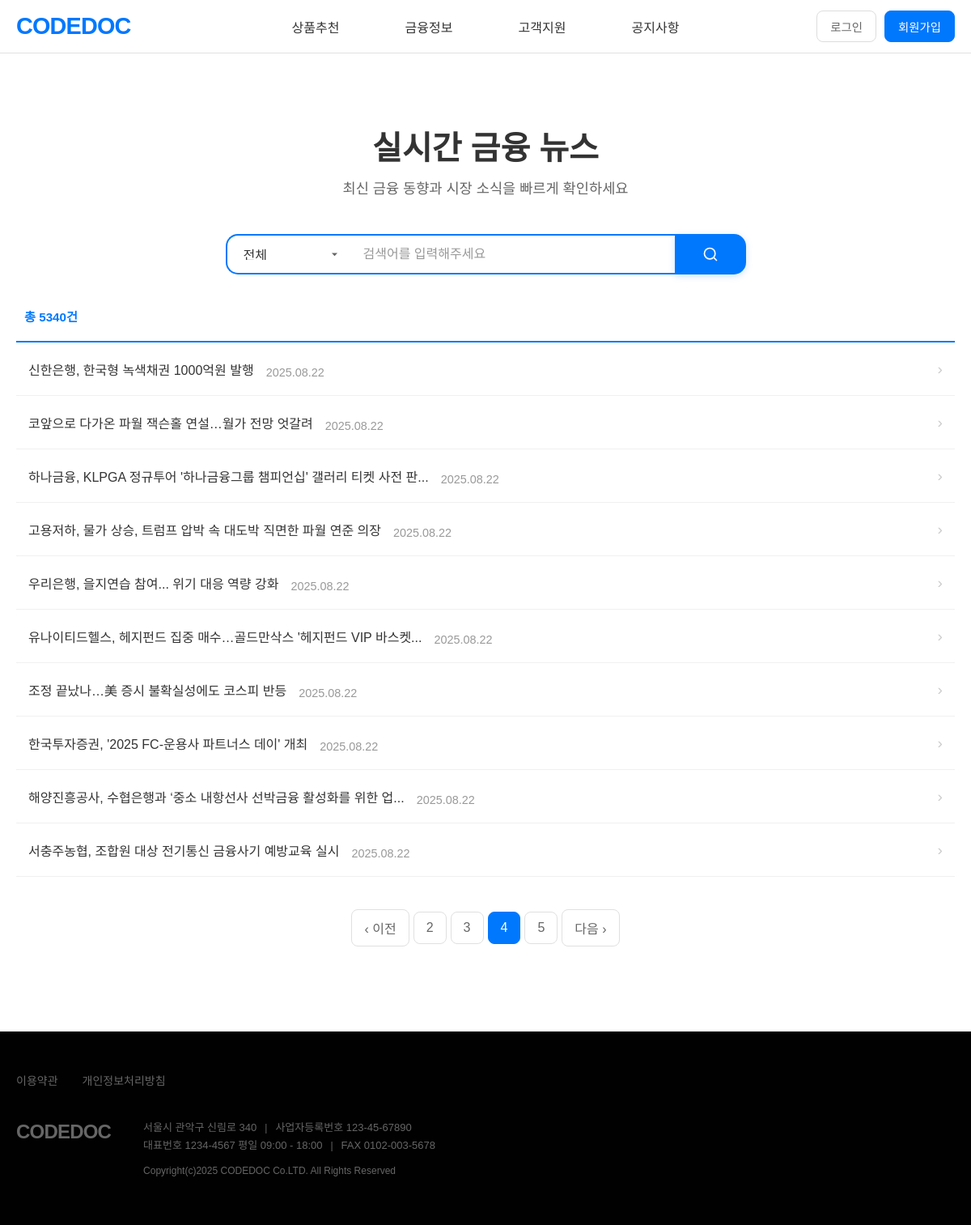
The app's page /news/?page=4 with its own data.
### news/models.py (models this page shows, shortened)
class News(models.Model):
    CATEGORY_CHOICES = [
        ('주식/증권', '주식/증권'),
        ('채권', '채권'),
        ('금리', '금리'),
        ('환율/외환', '환율/외환'),
        ('부동산', '부동산'),
        ('은행/대출', '은행/대출'),
        ('보험/연금', '보험/연금'),
        ('투자/자산관리', '투자/자산관리'),
        ('경제지표', '경제지표'),
        ('정책/규제', '정책/규제'),
        ('기타금융', '기타금융'),
    ]
    title = models.CharField(max_length=500)
    description = models.TextField()
    link = models.URLField(max_length=1000)
    category = models.CharField(max_length=50, choices=CATEGORY_CHOICES, default='기타금융')
    source = models.CharField(max_length=100, default='네이버 뉴스')
    pub_date = models.CharField(max_length=20)  # 원본 날짜 형식 저장
    collected_time = models.DateTimeField(default=timezone.now)
    class Meta:
        ordering = ['-collected_time']
        unique_together = ['title', 'link']  # 중복 방지

### news/views.py (the view)
# urls.py: path('', views.news_list, name='news_list'),
def news_list(request):
    category = request.GET.get('category', '')
    search_term = request.GET.get('search', '')
    page_number = int(request.GET.get('page', 1))
    news_queryset = News.objects.all().order_by('-pub_date')
    if category and category != 'all':
        news_queryset = news_queryset.filter(category=category)
    if search_term:
        news_queryset = news_queryset.filter(
            Q(title__icontains=search_term) |
            Q(description__icontains=search_term)
        )
    total_count = news_queryset.count()
    total_pages = (total_count + 9) // 10  # 올림 계산
    start_index = (page_number - 1) * 10
    end_index = start_index + 10
    current_news = list(news_queryset[start_index:end_index])
    has_previous = page_number > 1
    has_next = page_number < total_pages
    previous_page = page_number - 1 if has_previous else None
    next_page = page_number + 1 if has_next else None
    start_page = max(1, page_number - 2)
    end_page = min(total_pages, start_page + 4)
    if end_page - start_page < 4:
        start_page = max(1, end_page - 4)
    page_range = range(start_page, end_page + 1)
    categories = News.CATEGORY_CHOICES
    class CustomPageObj:
        def __init__(self, object_list, number):
            self.object_list = object_list
            self.number = number
        def __iter__(self):
            return iter(self.object_list)
        def has_previous(self):
            return has_previous
        def has_next(self):
            return has_next
        def previous_page_number(self):
            return previous_page
        def next_page_number(self):
            return next_page
        def has_other_pages(self):
            return total_pages > 1
    class CustomPaginator:
        def __init__(self):
            self.num_pages = total_pages
            self.page_range = page_range
    page_obj = CustomPageObj(current_news, page_number)
    page_obj.paginator = CustomPaginator()
    context = {
        'page_obj': page_obj,
        'categories': categories,
        'current_category': category,
        'current_search': search_term,
        'total_count': total_count
    }
    return render(request, 'news/news_list.html', context)

### home/context_processors.py (called while the page is built)
def static_version(request):
    return {
        'STATIC_VERSION': getattr(settings, 'STATIC_VERSION', '1.0.0')
    }

### news/templates/news/news_list.html (shortened to what this page needs)
{% extends 'base.html' %}
{% load static %}
{% block extra_css %}
<link rel="stylesheet" href="{% static 'news/css/news_list.css' %}?v={{ STATIC_VERSION }}">
<link href="https://cdnjs.cloudflare.com/ajax/libs/font-awesome/6.0.0/css/all.min.css" rel="stylesheet">
{% endblock %}
{% block content %}
<div class="news-container">
    <div class="news-header">
        <div class="page-header">
            <h1 class="page-title">실시간 금융 뉴스</h1>
            <p class="page-subtitle">최신 금융 동향과 시장 소식을 빠르게 확인하세요</p>
        </div>
    </div>
    <div class="search-section">
        <form method="GET" id="newsFilterForm">
            <div class="search-bar">
                <div class="category-dropdown">
                    <select name="category" class="category-select" onchange="this.form.submit()">
                        <option value="all" {% if not current_category or current_category == 'all' %}selected{% endif %}>전체</option>
                    </select>
                </div>
                <input type="text" placeholder="검색어를 입력해주세요" class="search-input" name="search" value="{{ current_search|default:'' }}">
                <button type="submit" class="news-search-btn">
                    <svg width="20" height="20" viewBox="0 0 24 24" fill="none">
                        <circle cx="11" cy="11" r="8" stroke="white" stroke-width="2"/>
                        <path d="m21 21-4.35-4.35" stroke="white" stroke-width="2" stroke-linecap="round" stroke-linejoin="round"/>
                    </svg>
                </button>
            </div>
        </form>
    </div>
    <div class="news-content-list">
        <div class="news-stats">
            <span class="total-count">총 {{ total_count }}건</span>
        </div>
        <div class="news-list">
            {% for news in page_obj %}
                <div class="news-item">
                    <div class="news-main">
                        <h3 class="news-title">
                            <a href="{{ news.link }}" target="_blank">
                                {{ news.title }}
                            </a>
                        </h3>
                        <span class="news-date">{{ news.pub_date }}</span>
                    </div>
                    <div class="news-arrow">
                        <span>›</span>
                    </div>
                </div>
            {% empty %}
                <div class="no-news">
                    <p>등록된 뉴스가 없습니다.</p>
                </div>
            {% endfor %}
        </div>
        {% if page_obj.has_other_pages %}
            <div class="pagination-container">
                <div class="pagination">
                    {% if page_obj.has_previous %}
                        <a href="?page={{ page_obj.previous_page_number }}{% if current_category %}&category={{ current_category }}{% endif %}{% if current_search %}&search={{ current_search }}{% endif %}">&lsaquo; 이전</a>
                    {% endif %}
                    {% for num in page_obj.paginator.page_range %}
                        {% if num <= 5 %}
                            {% if page_obj.number == num %}
                                <span class="current">{{ num }}</span>
                            {% else %}
                                <a href="?page={{ num }}{% if current_category %}&category={{ current_category }}{% endif %}{% if current_search %}&search={{ current_search }}{% endif %}">{{ num }}</a>
                            {% endif %}
                        {% endif %}
                    {% endfor %}
                    {% if page_obj.has_next %}
                        <a href="?page={{ page_obj.next_page_number }}{% if current_category %}&category={{ current_category }}{% endif %}{% if current_search %}&search={{ current_search }}{% endif %}">다음 &rsaquo;</a>
                    {% endif %}
                </div>
            </div>
        {% endif %}
    </div>
</div>
{% endblock %}

### codedocweb/static/css/ex.css (style rules this page uses)
:root { --primary-color: #0078FE; --primary-hover: #0056b3; --text-primary: #333; --text-secondary: #666; --text-muted: #999; --bg-primary: #fff; --bg-secondary: #f8f9fa; --bg-light: #e9ecef; --border-primary: #e0e0e0; --border-light: #ddd; --border-radius-small: 8px; --border-radius-normal: 15px; --border-radius-large: 25px; --container-width: 1200px; --nav-height: 65px; --box-shadow: 0 4px 20px rgba(0,0,0,0.1); }
* { margin: 0; padding: 0; box-sizing: border-box; }
html, body { font-family: 'NanumSquare', sans-serif; }

### home/static/css/style.css (style rules this page uses)
:root { --primary-color: #0078FE; --primary-hover: #0056b3; --text-primary: #333; --text-secondary: #666; --text-muted: #999; --bg-primary: #fff; --bg-secondary: #f8f9fa; --bg-light: #e9ecef; --border-primary: #e0e0e0; --border-light: #ddd; --border-radius-small: 8px; --border-radius-normal: 15px; --border-radius-large: 25px; --container-width: 1200px; --nav-height: 65px; --box-shadow: 0 4px 20px rgba(0,0,0,0.1); }
* { margin: 0; padding: 0; box-sizing: border-box; }
html, body { font-family: 'NanumSquare', sans-serif; }

### news/static/news/css/news_list.css (style rules this page uses)
.news-container { max-width: 1200px; margin: 0 auto; padding: 20px; background: white; min-height: 100vh; margin-top: var(--nav-height); }
.page-header { text-align: center; margin: 0px 0 45px 0; }
.page-title { font-size: 2.5rem; font-weight: 700; color: #333; margin-bottom: 10px; }
.page-subtitle { font-size: 1.1rem; color: #666; margin: 0; }
.news-header { margin-bottom: 40px; }
.search-section { margin-bottom: 30px; }
.search-bar { display: flex; justify-content: center; margin-bottom: 30px; gap: 0; }
.category-dropdown { position: relative; flex-shrink: 0; }
.category-select { appearance: none; padding: 16px 40px 16px 20px; border: 2px solid #0078FE; border-right: none; border-radius: 15px 0 0 15px; background: white; font-size: 1rem; color: #333; cursor: pointer; outline: none; min-width: 120px; height: 50px; }
.search-input { width: 400px; height: 50px; padding: 0 15px; border: 2px solid #0078FE; border-left: none; border-right: none; border-radius: 0; font-size: 1rem; outline: none; }
.search-input::placeholder { color: #999; }
.news-search-btn { background: #0078FE; color: white; border: none; border-radius: 0 15px 15px 0; padding: 12px 34px; font-size: 16px; font-weight: 400; cursor: pointer; display: inline-flex; align-items: center; gap: 10px; transition: all 0.3s ease; box-shadow: 0 2px 8px rgba(0, 120, 254, 0.2); }
.news-content-list { margin-top: 40px; }
.news-stats { margin-bottom: 20px; padding-left: 10px; }
.total-count { font-size: 0.95rem; color: #0078FE; font-weight: 600; }
.news-list { border-top: 2px solid #0078FE; }
.news-item { display: flex; align-items: center; justify-content: space-between; padding: 20px 15px; border-bottom: 1px solid #f0f0f0; transition: background-color 0.2s ease; }
.news-main { flex: 1; display: flex; align-items: center; gap: 15px; }
.news-title { margin: 0; font-size: 1rem; font-weight: 500; }
.news-title a { text-decoration: none; color: #333; display: flex; align-items: center; gap: 8px; }
.news-date { font-size: 0.9rem; color: #999; white-space: nowrap; padding-top: 9px; }
.news-arrow { color: #ccc; font-size: 1.2rem; margin-left: 15px; }
.pagination-container { display: flex; justify-content: center; align-items: center; margin: 40px 0 85px; gap: 10px; }
.pagination { display: flex; gap: 5px; align-items: center; }
.pagination a, .pagination span { padding: 10px 15px; border: 1px solid #e0e0e0; border-radius: 8px; text-decoration: none; color: #666; font-weight: 500; transition: all 0.3s ease; }
.pagination .current { background-color: #0078FE; color: white; border-color: #0078FE; }

### codedocweb/templates/base.html (style rules this page uses)
body { position: relative; }

### records on screen
News: title "신한은행, 한국형 녹색채권 1000억원 발행", pub_date "2025.08.22"
News: title "코앞으로 다가온 파월 잭슨홀 연설…월가 전망 엇갈려", pub_date "2025.08.22"
News: title "하나금융, KLPGA 정규투어 '하나금융그룹 챔피언십' 갤러리 티켓 사전 판...", pub_date "2025.08.22"
News: title "고용저하, 물가 상승, 트럼프 압박 속 대도박 직면한 파월 연준 의장", pub_date "2025.08.22"
News: title "우리은행, 을지연습 참여... 위기 대응 역량 강화", pub_date "2025.08.22"
News: title "유나이티드헬스, 헤지펀드 집중 매수…골드만삭스 '헤지펀드 VIP 바스켓...", pub_date "2025.08.22"
News: title "조정 끝났나…美 증시 불확실성에도 코스피 반등", pub_date "2025.08.22"
News: title "한국투자증권, '2025 FC-운용사 파트너스 데이' 개최", pub_date "2025.08.22"
News: title "해양진흥공사, 수협은행과 ‘중소 내항선사 선박금융 활성화를 위한 업...", pub_date "2025.08.22"
News: title "서충주농협, 조합원 대상 전기통신 금융사기 예방교육 실시", pub_date "2025.08.22"

### other values on screen
{{ total_count }} "5340"
{{ num }} "2" "3" "5"
{{ num }} "4"
{{ year|default:"2024" }} "2025"
